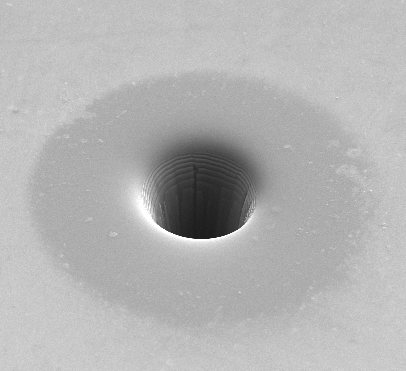
#> input picture data/0.png, 406 x 371 px
$ python -i histogram_analysis.py   (imports and definitions only)
#> lines starting #> are read from the running program, lines starting #| are printed output that depends on the picture; after the words box and inside, x2 and y2 are one past the last pixel; in counts of white or black regions, pixels touching at a corner belong together
#> further down, picture is the input picture: shape (371, 406); min 27, max 255, mean 179.5
"""
=========================================================================
Brief: Height measurement using histogram analysis
Authors:
    Marek Mudroň (xmudro04)
    Matej Kunda  (xkunda00)
    Samuel Repka (xrepka07)
File: histogram_analysis.py
Date: April 2023
=========================================================================
"""

import cv2 as cv
import numpy as np


def find_height(img: np.ndarray) -> int:
    """Find height of the spot on the thresholded image.

    Args:
        img (np.ndarray): Thresholded image

    Returns:
        int: Height
    """

    # Iterate over the columns
    max_count = 0
    for j in range(img.shape[1]):
        col = img[:, j]
        start = False
        c = count = 0
        for i in range(img.shape[0]):
            if col[i] == 0:
                if not start:
                    start = True
                c += 1
            elif start:
                start = False
                if c > count:
                    count = c
                c = 0

        if count > max_count:
            max_count = count

    return max_count


def determineHeight(img: np.ndarray) -> int:
    """Determine height of the middle part of the spot using image thresholding.

    Args:
        img (np.ndarray): Inut image

    Returns:
        int: Height
    """

    # Get histogram
    r = img.ravel()
    counts, _ = np.histogram(r, bins=256, range=(0, 255))
#> counts = 256 values, max 6502 at index 194, min 0 at index 0, mean 588.4

    # Smooth the values
    counts = np.convolve(counts, [1, 1, 1, 1, 1, 1, 1], 'same')
#> counts = 256 values, max 42079 at index 194, min 0 at index 0, mean 4115.3

    # find first peak
    firstPeak = 0
    # 0.1 is empirical value that is scaled according to image size
    expectedPeakRising = (img.shape[0]*0.1) * (img.shape[1]*0.1)
#> expectedPeakRising = 1506.3
    for i, item in enumerate(counts):
        if item > expectedPeakRising:
            firstPeak = i
            break
#> this loop made 161 passes
#> firstPeak on pass 161: 160
#> item on passes 1 to 6: 0, 0, 0, 0, 0, 0

    minMin = 9999999999
    minI = 0
    rising = 0
    # find first valley to the left of first peak
    for i in range(firstPeak, 0, -1):
        if minMin > counts[i]:
            minMin = counts[i]
            minI = i
            rising = 0
        else:
            rising += 1
            if rising > 5:
                break
#> this loop made 47 passes
#> minMin on passes 1 to 12: 1712, 1485, 1336, 1188, 1090, 975, 921, 864, 818, 766, 747, 730
#> after the loop, minI = 120; minMin = 382; rising = 6

    # hard minimum necessary for some ugly images
    minI = max(minI, 45)

    _, out = cv.threshold(img, minI, 255, cv.THRESH_BINARY)
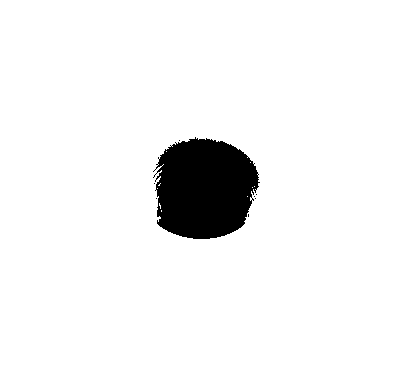
#> out: shape (371, 406); 94.4% white; 8 black regions (7 under 20 px), largest, box (x1, y1, x2, y2) and area: (153, 137, 260, 239) 8394

    return find_height(out)
#> after the loop in find_height, `for j in range(img.shape[1]):`: max_count = 102

>>> import cv2
>>> picture = cv2.imread('data/0.png', cv2.IMREAD_GRAYSCALE)
>>> result = determineHeight(picture)
#> result = 102

$ run again, on data/1.png
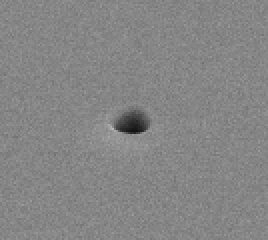
#> input picture data/1.png, 134 x 120 px (shown 2 times larger)
#> picture is the input picture: shape (120, 134); min 17, max 185, mean 133.2
#> r = 16080 values, max 185 at index 8632, min 17 at index 8776, mean 133.2
#> in determineHeight, `counts, _ = np.histogram(r, bins=256, range=(0, 255))`: counts = 256 values, max 1057 at index 135, min 0 at index 0, mean 62.81
#> in determineHeight, `counts = np.convolve(counts, [1, 1, 1, 1, 1, 1, 1], 'same')`: counts = 256 values, max 7042 at index 134, min 0 at index 0, mean 439.7
#> the loop in determineHeight, `for i, item in enumerate(counts):` made 119 passes
#> firstPeak on pass 119: 118
#> the loop in determineHeight, `for i in range(firstPeak, 0, -1):` made 17 passes
#> minMin on passes 1 to 8: 270, 155, 97, 65, 44, 28, 17, 12
#> after the loop in determineHeight, `for i in range(firstPeak, 0, -1):`: minI = 108; minMin = 11; rising = 6
#> in determineHeight, `_, out = cv.threshold(img, minI, 255, cv.THRESH_BINARY)`:
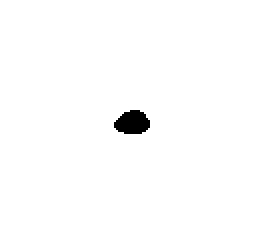
#> out: shape (120, 134) (shown 2 times larger); 99% white; 1 black region, box (x1, y1, x2, y2) and area: (57, 55, 75, 67) 165
#> after the loop in find_height, `for j in range(img.shape[1]):`: max_count = 12

$ run again, on data/2.png
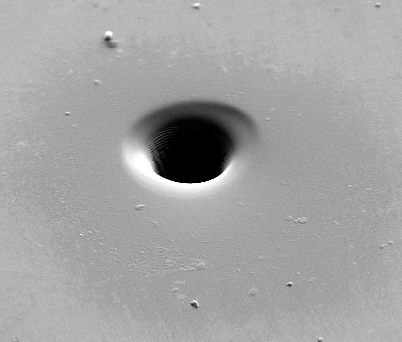
#> input picture data/2.png, 402 x 342 px
#> picture is the input picture: shape (342, 402); min 0, max 255, mean 163.5
#> in determineHeight, `counts, _ = np.histogram(r, bins=256, range=(0, 255))`: counts = 256 values, max 5586 at index 163, min 11 at index 254, mean 537
#> in determineHeight, `counts = np.convolve(counts, [1, 1, 1, 1, 1, 1, 1], 'same')`: counts = 256 values, max 36448 at index 163, min 108 at index 251, mean 3721.5
#> the loop in determineHeight, `for i, item in enumerate(counts):` made 1 pass
#> (item, firstPeak) on pass 1: (2963, 0)
#> after the loop in determineHeight, `for i in range(firstPeak, 0, -1):`: minI = 0; minMin = 9999999999; rising = 0
#> in determineHeight, `minI = max(minI, 45)`: minI = 45
#> in determineHeight, `_, out = cv.threshold(img, minI, 255, cv.THRESH_BINARY)`:
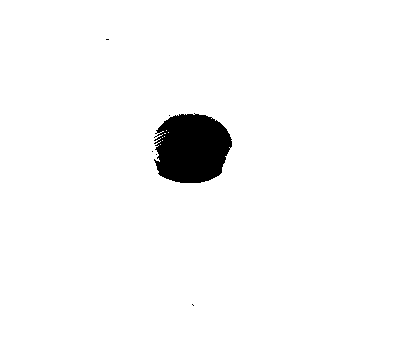
#> out: shape (342, 402); 96.9% white; 6 black regions (5 under 20 px), largest, box (x1, y1, x2, y2) and area: (154, 113, 232, 183) 4291
#> after the loop in find_height, `for j in range(img.shape[1]):`: max_count = 69

$ run again, on data/3.png
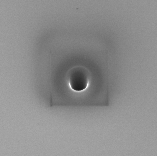
#> input picture data/3.png, 157 x 156 px
#> picture is the input picture: shape (156, 157); min 30, max 255, mean 140.8
#> in determineHeight, `counts, _ = np.histogram(r, bins=256, range=(0, 255))`: counts = 256 values, max 763 at index 158, min 0 at index 0, mean 95.67
#> in determineHeight, `counts = np.convolve(counts, [1, 1, 1, 1, 1, 1, 1], 'same')`: counts = 256 values, max 5116 at index 158, min 0 at index 0, mean 669.7
#> the loop in determineHeight, `for i, item in enumerate(counts):` made 92 passes
#> firstPeak on pass 92: 91
#> the loop in determineHeight, `for i in range(firstPeak, 0, -1):` made 17 passes
#> minMin on passes 1 to 8: 246, 178, 103, 69, 58, 41, 39, 35
#> after the loop in determineHeight, `for i in range(firstPeak, 0, -1):`: minI = 81; minMin = 23; rising = 6
#> in determineHeight, `_, out = cv.threshold(img, minI, 255, cv.THRESH_BINARY)`:
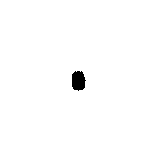
#> out: shape (156, 157); 99.1% white; 1 black region, box (x1, y1, x2, y2) and area: (72, 71, 86, 91) 224
#> after the loop in find_height, `for j in range(img.shape[1]):`: max_count = 20
